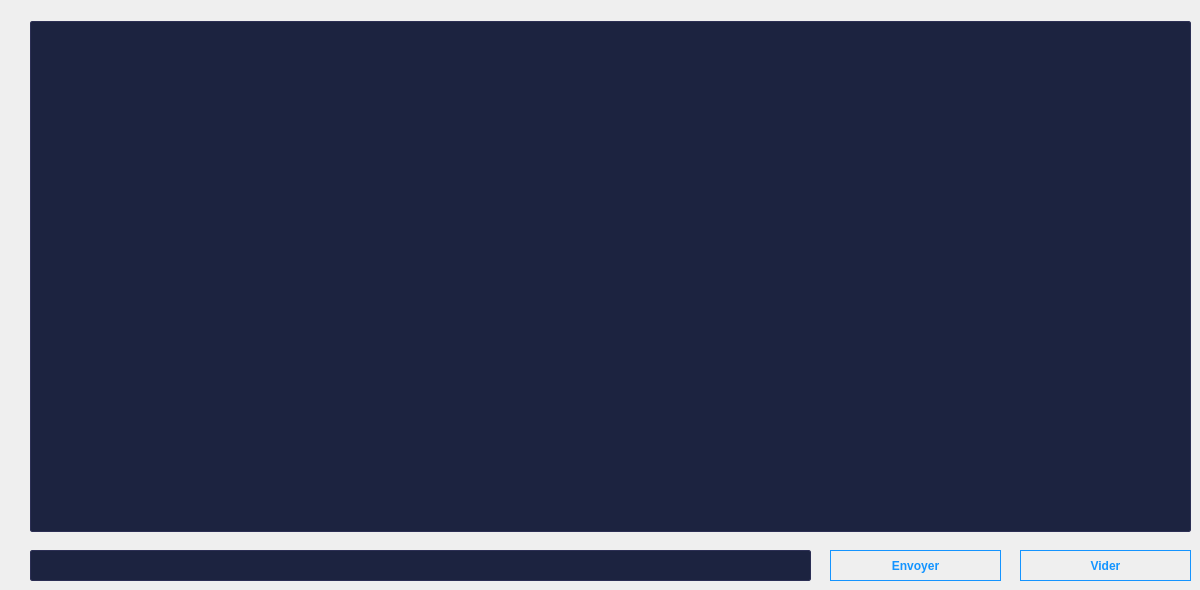
   <widget class="QWidget" name="ChatPage">
    <widget class="QListWidget" name="listWidget">
     <property name="geometry">
      <rect>
       <x>30</x>
       <y>21</y>
       <width>1161</width>
       <height>511</height>
      </rect>
     </property>
     <property name="styleSheet">
      <string notr="true">QListWidget {
	line-height: 1;
    color: #e9e6e6;
    background-color: #1c2340;
    background-clip: padding-box;
	border-radius: 2px;	
	border: 1px solid #2c2f54;
    font-weight: 400;
	font-size: 16px;
    padding: 0.875rem 1.375rem;
	color: #ffffff;
}</string>
     </property>
    </widget>
    <widget class="QLineEdit" name="lineEdit">
     <property name="geometry">
      <rect>
       <x>30</x>
       <y>550</y>
       <width>781</width>
       <height>31</height>
      </rect>
     </property>
     <property name="styleSheet">
      <string notr="true">QLineEdit {
	line-height: 1;
    color: #e9e6e6;
    background-color: #1c2340;
    background-clip: padding-box;
	border-radius: 2px;	
	border: 1px solid #2c2f54;
    font-weight: 400;
	font-size: 16px;
    padding: 0.875rem 1.375rem;
	color: #ffffff;
}</string>
     </property>
    </widget>
    <widget class="QPushButton" name="RDVBtnG_3">
     <property name="geometry">
      <rect>
       <x>830</x>
       <y>550</y>
       <width>171</width>
       <height>31</height>
      </rect>
     </property>
     <property name="styleSheet">
      <string notr="true">QPushButton {
	font-weight: 600;
	text-align: center;
    vertical-align: middle;
   	background-color: transparent;
    border: 1px solid transparent;
	color: #1494ff;
    border-color: #1494ff;
}

QPushButton:hover {
    background-color: #1494ff;
	color: #ffffff;
	font-weight: 600;
}</string>
     </property>
     <property name="text">
      <string>Envoyer</string>
     </property>
    </widget>
    <widget class="QPushButton" name="RDVBtnG_4">
     <property name="geometry">
      <rect>
       <x>1020</x>
       <y>550</y>
       <width>171</width>
       <height>31</height>
      </rect>
     </property>
     <property name="styleSheet">
      <string notr="true">QPushButton {
	font-weight: 600;
	text-align: center;
    vertical-align: middle;
   	background-color: transparent;
    border: 1px solid transparent;
	color: #1494ff;
    border-color: #1494ff;
}

QPushButton:hover {
    background-color: #1494ff;
	color: #ffffff;
	font-weight: 600;
}</string>
     </property>
     <property name="text">
      <string>Vider</string>
     </property>
    </widget>
   </widget>
